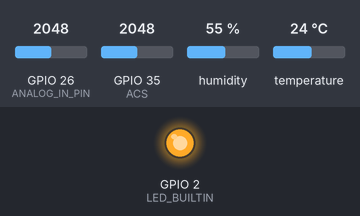
The sketch below on a simulated ESP32. On the bench: output pins drawn as LEDs (lit = HIGH). Dashed ring = blinking. Inputs (shaded band) come from the test bench; at power-on: temperature 24 °C, GPIO 26 (ANALOG_IN_PIN) = 2048, GPIO 35 (ACS) = 2048, humidity 55 % (analog values on the 0–4095 scale). WiFi joins after 1.5 s; servers stay silent unless stated; uploads are accepted with an empty reply; what the sketch prints to the serial monitor is not drawn.

Above: at 3.6 s.
At 7.9 s:
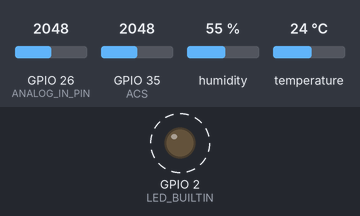
At 8.7 s:
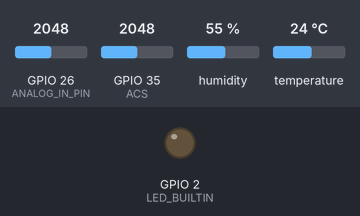
8.8 s: temperature set to 1 °C
Timing chart, 0 to 21.3 s (numbered marks = the images above; inputs shaded):
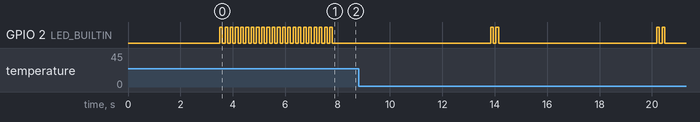

The sketch:

BMS_SYSTEM_DATA_V1.ino
```cpp
//Include required libraries
#include "WiFi.h"                  //WIFI LIBRARY FOR ESP32 38/30 PINS MCU
#include <HTTPClient.h>            //FOR CONNECTION ON SERVER LIKE ON WEB_PAGES
#include "time.h"                  //CALLING TIME LIBRARY FOR REAL TIME MONITORING
#include "ACS712.h"                //CALLING LIBRARY FOR CURRENT SENSOR
#include <DHT.h>


#define ACS            35           //CURRENT SENSOR OUTPUT PIN CONNECTED TO GPIO 35
#define LED_BUILTIN    2            //CALLING BUILTIN LED OF CONTROLLER FOR PERFORMING ON/OFF OPERATIONS
#define ANALOG_IN_PIN  26           //INITALLIZING THE THE OUTPUT PIN FOR THE VOLTAGE SENSOR
#define NUM_OF_SAMPLES 100          //TAKING VARIABLE = 100 FOR TAKING AVG ADC VALUE
#define DHTPIN         27           // Define the type of sensor and the pin it's connected to.
#define DHTTYPE       DHT22


// WiFi credentials
const char* ssid     = "HUAWEI-ev4F";         // change SSID  Linurotech,HUAWEI-ev4F
const char* password =    "E7m7BwTW";        // change password JUTT960954,E7m7BwTW


// Google script ID and required credentials
//YOU CAN FIND OUT THIS ID BY DEPLOYING YOUR AAP SCRIPT THEN IT WILL BE GENERATED FOR USE
String GOOGLE_SCRIPT_ID = "AKfycbxNT_EvgbMA7f_YYaiGvtUG1ST-2M2uGpMl592nPfY2R3bM8QPFPKLuYERTu4f9c1gg";    // change Gscript ID


int     i=0;                         //SET I = 0 FOR LOOP BELOW
int     adc_value = 0.00;            //INITIALIZE THE PARAMETER FOR SAVING ADC_VALUE BELOW
// float   Vo = 0.00;                //INITIAL VALUE FOR Vo as a float value
// float   Ao = 0.00;                //INITIAL VALUE FOR Ao

float ACS_SENSITIVITY = 0.066;         //BASICALLY IT'S THE CURRENT SENSOR SENSITIVTY FOR 30AMPS SENSOR (ITS CONSTANT)
float B1_Volts        =  0.00;         //INITIAL VALUE FOR b1_voltage as a float value
float B1_Current      =  0.00;         //INITIAL VALUE FOR Current
float Temperature     =  0.00;         //FOR TEMPERATURE INITALLING FLOAT BALUE
float Humidity        =  5.00;
float ref_voltage     =   3.3;
float adc_voltage     =  0.00;
float in_voltage      =  0.00;
float Power           =  0.00;
float volts           =  0.00;
float amps            =  0.00;


DHT dht(DHTPIN, DHTTYPE);              // Initialize DHT sensor.

void setup()

{
  delay(1000);
  Serial.begin(115200);               //SETTING UP BAUD FOR WIFI CONNECTION BCZ WIFI MODULE WORKS ON THIS BAOU
  delay(1000);

  pinMode(LED_BUILTIN,OUTPUT);

  // CONNECT TO WIFI
  Serial.println();
  Serial.print("Connecting to wifi: ");
  Serial.println(ssid);
  Serial.flush();
  WiFi.begin(ssid, password);

  while (WiFi.status() != WL_CONNECTED)
  {
    delay(500);
    Serial.print(".");
  }

     if (WiFi.status() == WL_CONNECTED)     //IF CONDITION IS APPLIED THAT IF WIFI IS DONE THEN LINK

   {

    for (i=0; i<20; i++)
    {
      digitalWrite(LED_BUILTIN,HIGH);
      delay(100);
      digitalWrite(LED_BUILTIN,LOW);
      delay(100);
    }

   }
  Serial.println("Your desired wifi is connected");
  // Init and get the time
  // configTime(gmtOffset_sec, daylightOffset_sec, ntpServer);
  Serial.begin(9600);
  dht.begin();

  analogReadResolution(12);

}


void loop()

  {

    for (i=0; i<2; i++)
    {
      digitalWrite(LED_BUILTIN,HIGH);
      delay(100);
      digitalWrite(LED_BUILTIN,LOW);
      delay(100);
    }


    String asString(voltage_sensor());
    String asString1(current_sensor());
    String asString2(Temperature_sensor());
    String asString3(Humidity_in_air());
    String asString4(Power_max());
    asString.replace(" ", "-");
    Serial.print("voltage & current & Temperature & Humidity & Power:");
    Serial.print(asString); Serial.print(","); +  Serial.print(asString1); Serial.print(","); Serial.print(asString2);  Serial.print(","); Serial.print(asString3); Serial.print(","); Serial.print(asString4); Serial.println();
    String urlFinal = "https://script.google.com/macros/s/"+GOOGLE_SCRIPT_ID+"/exec?"+ "B1_Volts=" + asString + "&B1_Current=" + asString1 + "&Temperature=" + asString2 + "&Humidity=" + asString3 + "&Power=" + asString4;
    Serial.print("POST data to spreadsheet:");
    Serial.println(urlFinal);
    HTTPClient http;
    http.begin(urlFinal.c_str());
    http.setFollowRedirects(HTTPC_STRICT_FOLLOW_REDIRECTS);
    int httpCode = http.GET();
    Serial.print("HTTP Status Code: ");
    Serial.println(httpCode);
    //---------------------------------------------------------------------
    //getting response from google sheet
    String payload;

    if (httpCode > 0)

    {
        payload = http.getString();
        Serial.println("Payload: "+payload);
    }
    //---------------------------------------------------------------------
    http.end();

  delay(5000);
  }


  // -----------------------------CURRENT SENSOR FUNCITON---------------------------------//


float current_sensor(void)
{
  for(i=0; i<NUM_OF_SAMPLES; i++)
  {
    adc_value += analogRead(ACS);
    delay(2);
  }
  adc_value = adc_value/NUM_OF_SAMPLES;
  // Serial.println(adc_value);

  B1_Volts = ((adc_value* (5 / 4096)) - 2.25);
  Serial.println(B1_Volts);

  B1_Current = ((B1_Volts / ACS_SENSITIVITY));

  if(B1_Current < 0.00) B1_Current = 0.00;
  B1_Current +=0.10;


  // Serial.print(adc_value);  Serial.print(",");  Serial.print(Vo); Serial.print(",");  Serial.println(Ao); Serial.println("Amps");

  return B1_Current;
}

//--------------X--------------------X--------------------X---------------X--------------//


//--------------------------FUNCTION FOR VOLTAGE SENSOR----------------------------------//

float voltage_sensor(void)

{

   // Read the Analog Input
   adc_value = analogRead(ANALOG_IN_PIN);
   Serial.print("The adc value is = ");
   Serial.println(adc_value);

   // Determine voltage at ADC input
   adc_voltage  = (adc_value * ref_voltage) / 4096.0;

   Serial.print("The adc_voltage is = ");
   Serial.println(adc_voltage);
   // Calculate voltage at divider input
   B1_Volts = adc_voltage;

   // Print results to Serial Monitor to 2 decimal places
  Serial.print("");
  Serial.print("Input Voltage = ");
  Serial.println(in_voltage, 2);
  Serial.print("The voltage is = ");
  Serial.println(B1_Volts);
  return B1_Volts;
}

//-----------------X------------------X-----------------X-----------------------//


float Temperature_sensor(void)

{

  // Temperature = 0.00;
  Temperature = dht.readTemperature();

  return Temperature;

}


float Humidity_in_air(void)

{
  Humidity = dht.readHumidity();
  // Humidity = random(5);

  return Humidity;
}


float Power_max()

{

  volts = voltage_sensor();
  amps  = current_sensor();

  Power = (volts * amps);
  if (Power == 0) Power = 1.00;

  return Power;

}
```
